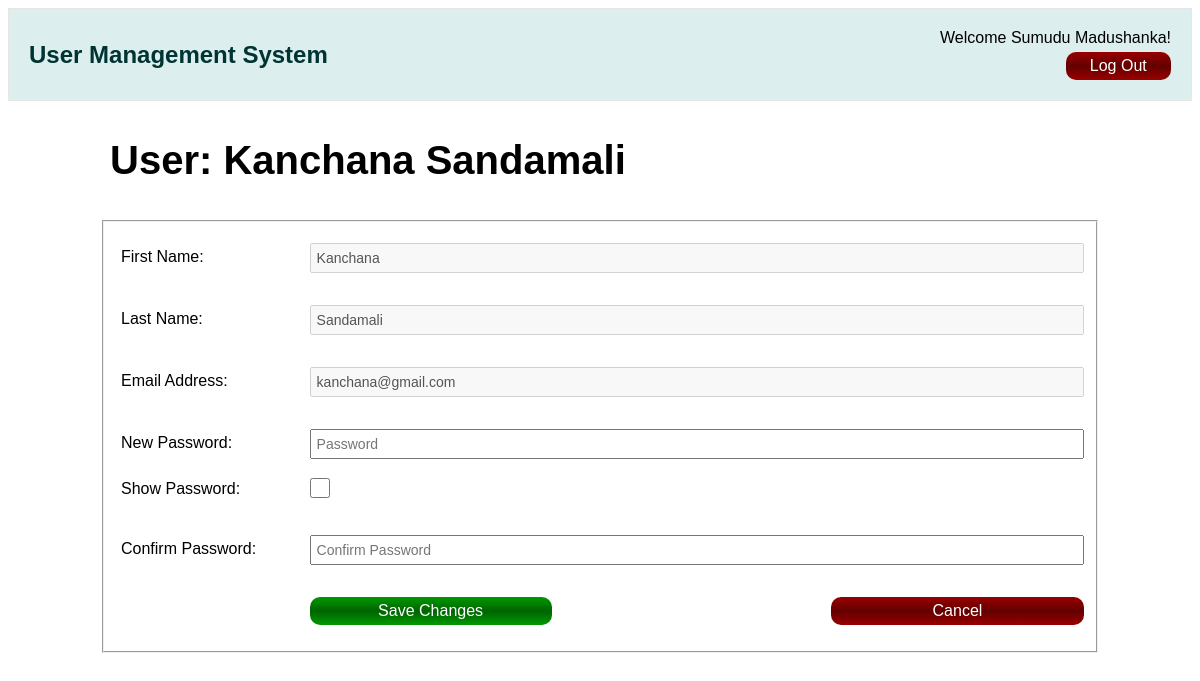
Page /change_password.php?user_id=5 (signed in) on the committed database.
### tables this page shows
CREATE TABLE users(
    user_id INT(11) AUTO_INCREMENT,
    first_name VARCHAR(50) NOT NULL,
    last_name VARCHAR(100),
    email VARCHAR(100) NOT NULL UNIQUE,
    hashed_password VARCHAR(40) NOT NULL,
    salt INT(11) NOT NULL,
    last_login DATETIME,
    is_deleted TINYINT(1) DEFAULT 0,
    PRIMARY KEY (user_id)
);

### change_password.php (the view, shortened to what this page needs)
<?php require_once("inc/connection.php"); ?>
<?php
    $user_id = mysqli_real_escape_string($connection, $_GET['user_id']);
    $query = "SELECT *
        FROM users
        WHERE user_id = '{$user_id}'
        AND is_deleted = 0
        LIMIT 1;";
    $result = mysqli_query($connection, $query);
    if (mysqli_num_rows($result) == 1){
        $user = mysqli_fetch_assoc($result);
        $first_name = $user["first_name"];
        $last_name = $user["last_name"];
        $email = $user["email"];
    } else {
        exit(header("Location: users.php?err=user_not_found"));
    }
?>
<!DOCTYPE html>
<html lang="en">
<head>
    <link rel="stylesheet" href="css/main.css">
</head>
<body>
    <?php require_once("inc/header.php"); ?>
    <main>
        <h1>User: <?php echo "{$first_name} {$last_name}" ; ?></h1>
        <form action="change_password.php?user_id=<?php echo $user_id; ?>" method="post">
            <fieldset>
                <p>
                    <label for="first_name">First Name: </label>
                    <input type="text" name="first_name" id="first_name" value=<?php echo "'{$first_name}'"; ?>
                        disabled>
                </p>
                <p>
                    <label for="last_name">Last Name: </label>
                    <input type="text" name="last_name" id="last_name" value=<?php echo "'{$last_name}'"; ?>
                        disabled>
                </p>
                <p>
                    <label for="email">Email Address: </label>
                    <input type="email" name="email" id="email" value=<?php echo "'{$email}'"; ?>
                        disabled>
                </p>
                <p>
                    <label for="password">New Password: </label>
                    <input type="password" name="password" id="password" placeholder="Password" required>
                </p>
                <p class="checkbox">
                    <label for="showpassword">Show Password: </label>
                    <input type="checkbox" name="showpassword" id="showpassword">
                </p>
                <p>
                    <label for="confirm_password">Confirm Password: </label>
                    <input type="password" name="confirm_password" id="confirm_password" placeholder="Confirm Password" required>
                </p>
                <p>
                    <button type="submit" name="submit">Save Changes</button>
                    <a class="cancel" href="modify_user.php?user_id=<?php echo $user_id; ?>">Cancel</a>
                </p>
            </fieldset>
        </form>
    </main>
</body>
</html>

### css/main.css (style rules this page uses)
body { font-size: 16px; font-family: Arial, Helvetica, sans-serif; }
p { float: left; width: 100%; }
label { float: left; padding: 5px; }
input, button { padding: 5px; -webkit-box-sizing: border-box; -moz-box-sizing: border-box; box-sizing: border-box; }
input { float: right; width: 80%; display: block; font-size: 14px; }
.checkbox { margin-top: 0; }
.checkbox input { float: none; margin-left: 20%; width: 20px; height: 20px; }
button { width: 25%; margin-left: 20%; float: left; background: linear-gradient(#009900, darkgreen, #009900); color: white; font-size: 16px; border: none; border-radius: 10px; }
.cancel { font-size: 16px; float: right; border-radius: 10px; padding: 5px 10.5%; background: linear-gradient(#990000, #640000, #990000); color: white; text-decoration: none; }
main { width: 1000px; margin: 25px auto; }
main h1 { padding: 10px; font-size: 40px; }

### rows in the picture
users: first_name "Kanchana", last_name "Sandamali", email "kanchana@gmail.com"

### other values in the picture
$username "Sumudu Madushanka"
